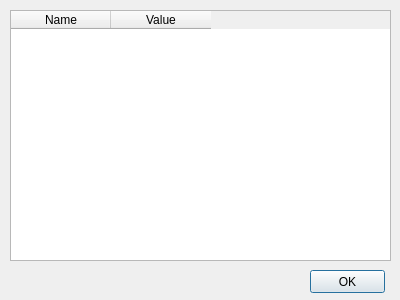
<ui version="4.0" >
 <class>moreinfo</class>
 <widget class="QDialog" name="moreinfo" >
  <property name="geometry" >
   <rect>
    <x>0</x>
    <y>0</y>
    <width>400</width>
    <height>300</height>
   </rect>
  </property>
  <property name="windowTitle" >
   <string>Details</string>
  </property>
  <widget class="QPushButton" name="pushButton" >
   <property name="geometry" >
    <rect>
     <x>310</x>
     <y>270</y>
     <width>75</width>
     <height>23</height>
    </rect>
   </property>
   <property name="text" >
    <string>OK</string>
   </property>
  </widget>
  <widget class="QTableWidget" name="tableWidget" >
   <property name="geometry" >
    <rect>
     <x>10</x>
     <y>10</y>
     <width>381</width>
     <height>251</height>
    </rect>
   </property>
   <column>
    <property name="text" >
     <string>Name</string>
    </property>
   </column>
   <column>
    <property name="text" >
     <string>Value</string>
    </property>
   </column>
  </widget>
 </widget>
 <resources/>
 <connections/>
</ui>
